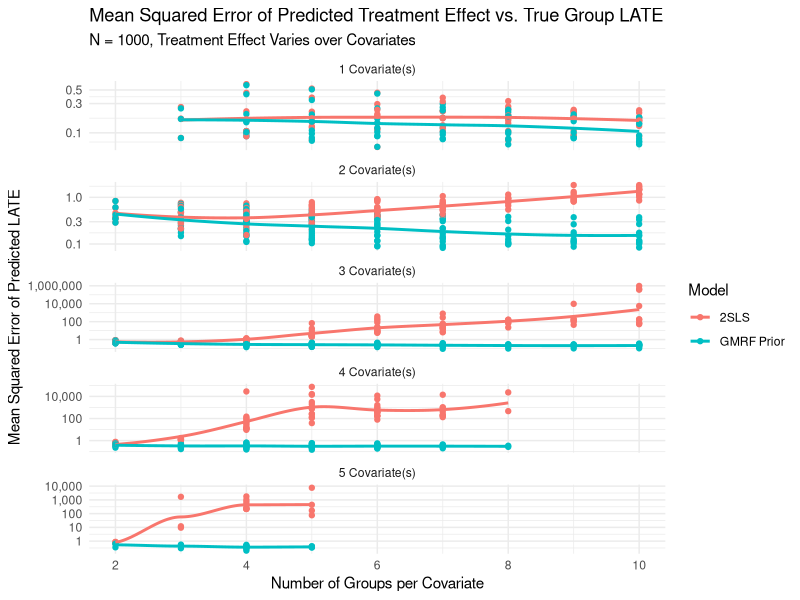
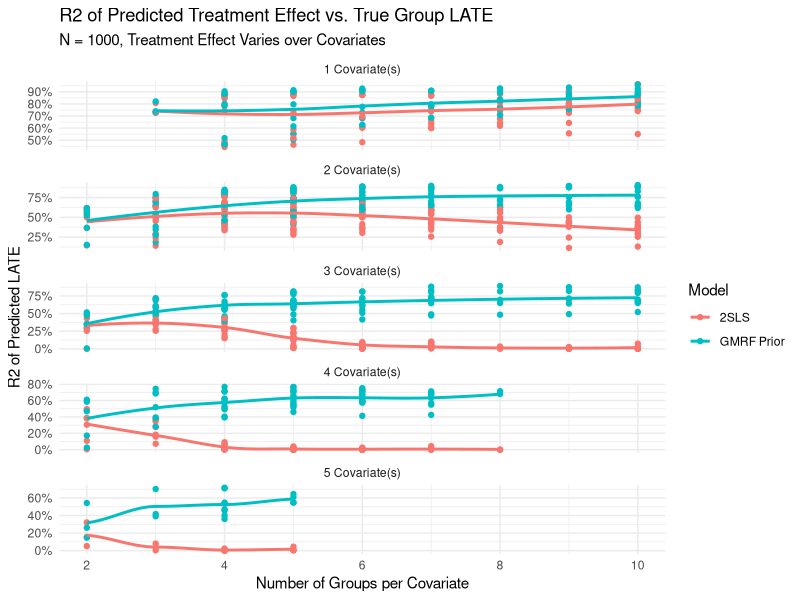
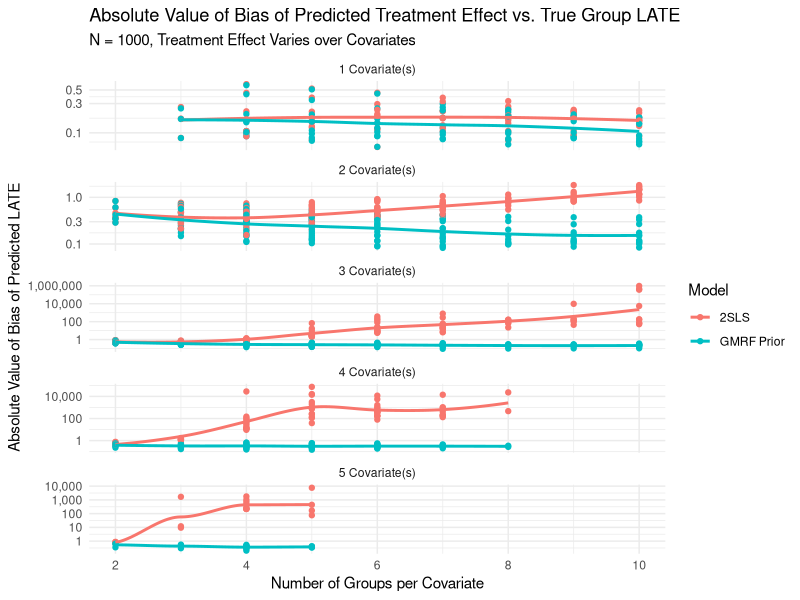
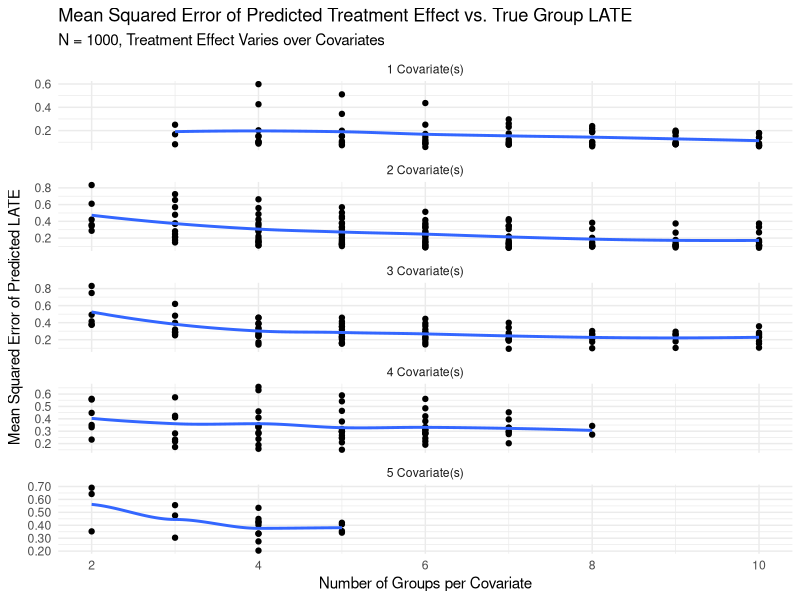
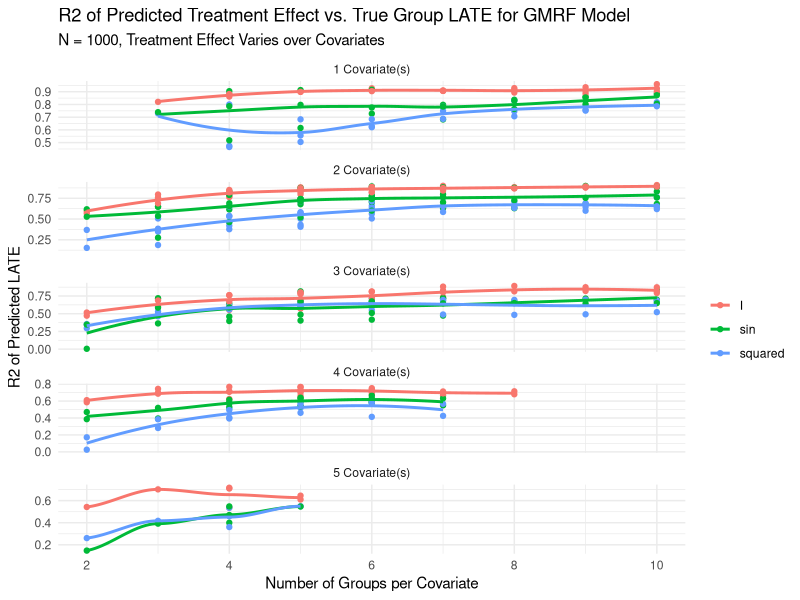

Write R code to recreate these figures, in order.
## ---- chunk 1
library(tufte)
# invalidate cache when the tufte version changes
knitr::opts_chunk$set(tidy = FALSE, cache.extra = packageVersion('tufte'))
options(htmltools.dir.version = FALSE)
## ---- chunk 2
library(data.table)
library(magrittr)
library(ggplot2)

modcomp <- fread("model-comparisons/model-summary-stats.csv")
modcomp %>% 
  ggplot(aes(x = ngroups, y = MSE, color = Model)) + geom_point() + 
  geom_smooth(se = F) + 
  facet_wrap(~k, scales = 'free_y', ncol = 1, 
             labeller = function(x) lapply(x, function(x) paste0(x, " Covariate(s)"))) +
  scale_y_log10(labels = scales::comma) + 
  ggtitle("Mean Squared Error of Predicted Treatment Effect vs. True Group LATE", 
          subtitle = "N = 1000, Treatment Effect Varies over Covariates") +
  xlab("Number of Groups per Covariate") +
  ylab("Mean Squared Error of Predicted LATE") +
  theme_minimal()
## ---- chunk 3
modcomp %>% 
  ggplot(aes(x = ngroups, y = R2, color = Model)) + geom_point() + 
  geom_smooth(se = F) + 
  facet_wrap(~k, scales = 'free_y', ncol = 1, 
             labeller = function(x) lapply(x, function(x) paste0(x, " Covariate(s)"))) +
  scale_y_continuous(labels = scales::percent) + 
  ggtitle("R2 of Predicted Treatment Effect vs. True Group LATE", 
          subtitle = "N = 1000, Treatment Effect Varies over Covariates") +
  xlab("Number of Groups per Covariate") +
  ylab("R2 of Predicted LATE") +
  theme_minimal()
## ---- chunk 4
modcomp %>% 
  ggplot(aes(x = ngroups, y = MSE, color = Model)) + geom_point() + 
  geom_smooth(se = F) + 
  facet_wrap(~k, scales = 'free_y', ncol = 1, 
             labeller = function(x) lapply(x, function(x) paste0(x, " Covariate(s)"))) +
  scale_y_log10(labels = scales::comma) + 
  ggtitle("Absolute Value of Bias of Predicted Treatment Effect vs. True Group LATE", 
          subtitle = "N = 1000, Treatment Effect Varies over Covariates") +
  xlab("Number of Groups per Covariate") +
  ylab("Absolute Value of Bias of Predicted LATE") +
  theme_minimal()
## ---- chunk 5
modcomp[Model == "GMRF Prior"] %>% 
  ggplot(aes(x = ngroups, y = MSE)) + geom_point() + 
  geom_smooth(se = F) + 
  facet_wrap(~k, scales = 'free_y', ncol = 1, 
             labeller = function(x) lapply(x, function(x) paste0(x, " Covariate(s)"))) +
  scale_y_continuous(labels = scales::comma) + 
  ggtitle("Mean Squared Error of Predicted Treatment Effect vs. True Group LATE", 
          subtitle = "N = 1000, Treatment Effect Varies over Covariates") +
  xlab("Number of Groups per Covariate") +
  ylab("Mean Squared Error of Predicted LATE") +
  theme_minimal()
## ---- chunk 6
modcomp[Model == "GMRF Prior"] %>% 
  ggplot(aes(x = ngroups, y = R2, color = fun)) + geom_point() + 
  geom_smooth(se = F) + 
  facet_wrap(~k, scales = 'free_y', ncol = 1, 
             labeller = function(x) lapply(x, function(x) paste0(x, " Covariate(s)"))) +
  scale_y_continuous(labels = scales::comma) + 
  ggtitle("R2 of Predicted Treatment Effect vs. True Group LATE for GMRF Model", 
          subtitle = "N = 1000, Treatment Effect Varies over Covariates") +
  xlab("Number of Groups per Covariate") +
  ylab("R2 of Predicted LATE") +
  theme_minimal() + 
  labs(color = "")
